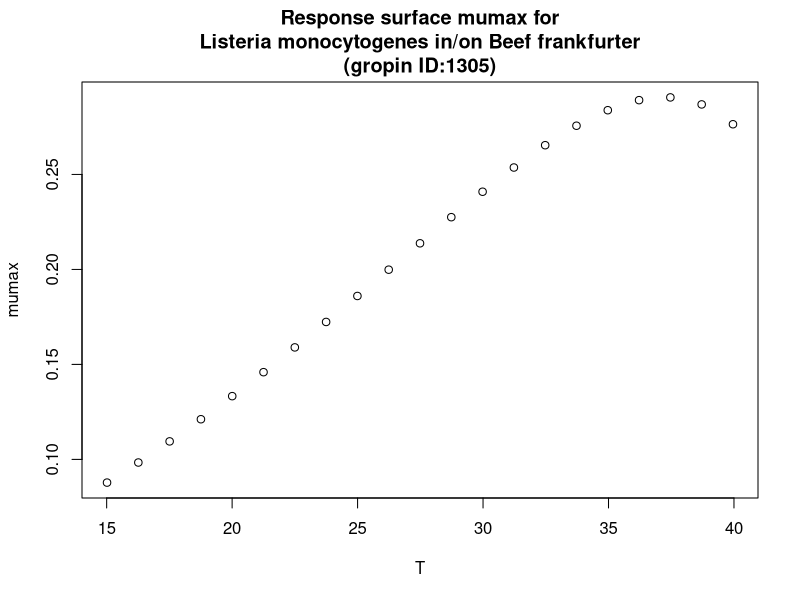

Here is the R script that generated this plot:
#############################
# start of Parameter script
#############################
T <- seq(15.015,39.96003996004,length.out=21)
#############################
# end of Parameter script
#############################
############################# 
# start of Model script Gropin ID 1305 
#############################
 
# constant coefficients for this model
 
variables <- data.frame(T)
argumentsPar <- expand.grid(variables)
 
# heart of the model
response_surface <- function(T) {
   mumax <-0.000199*((T+6.05)^2)*(1-exp(0.163*(T-46.51)))

return(mumax=mumax)
} 

# output parameters
responseSurface <- cbind(argumentsPar,response_surface(argumentsPar['T']))
colnames(responseSurface) <- c(colnames(argumentsPar),'mumax')
#############################
# End of Model script
#############################
############################# 
# start of Visualisation script Gropin ID 1305 
#############################
plot(T,responseSurface$'mumax',xlab='T',
                          ylab='mumax',main='Response surface mumax for
Listeria monocytogenes in/on Beef frankfurter
(gropin ID:1305)')
#############################
# End of Visualisation script
#############################
